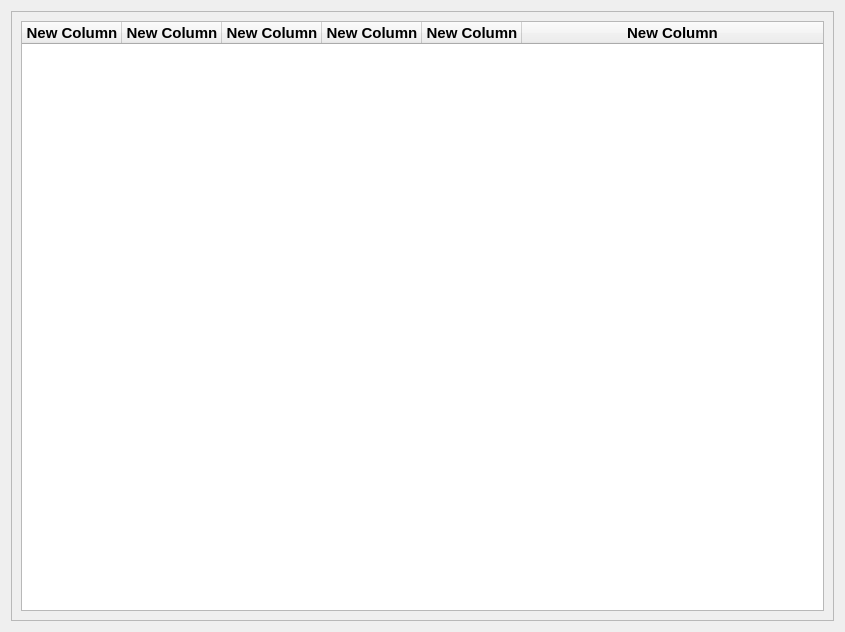
<?xml version="1.0" encoding="UTF-8"?>
<ui version="4.0">
 <class>Form</class>
 <widget class="QWidget" name="Form">
  <property name="geometry">
   <rect>
    <x>0</x>
    <y>0</y>
    <width>845</width>
    <height>632</height>
   </rect>
  </property>
  <property name="windowTitle">
   <string>Search Result</string>
  </property>
  <layout class="QGridLayout" name="gridLayout">
   <item row="0" column="0">
    <widget class="QScrollArea" name="scrollArea">
     <property name="widgetResizable">
      <bool>true</bool>
     </property>
     <widget class="QWidget" name="scrollAreaWidgetContents">
      <property name="geometry">
       <rect>
        <x>0</x>
        <y>0</y>
        <width>831</width>
        <height>618</height>
       </rect>
      </property>
      <layout class="QVBoxLayout" name="verticalLayout">
       <item>
        <widget class="QTreeWidget" name="tree_result">
         <property name="font">
          <font>
           <pointsize>11</pointsize>
          </font>
         </property>
         <property name="editTriggers">
          <set>QAbstractItemView::NoEditTriggers</set>
         </property>
         <column>
          <property name="text">
           <string>New Column</string>
          </property>
          <property name="font">
           <font>
            <pointsize>11</pointsize>
            <weight>75</weight>
            <bold>true</bold>
           </font>
          </property>
          <property name="textAlignment">
           <set>AlignCenter</set>
          </property>
         </column>
         <column>
          <property name="text">
           <string>New Column</string>
          </property>
          <property name="font">
           <font>
            <pointsize>11</pointsize>
            <weight>75</weight>
            <bold>true</bold>
           </font>
          </property>
          <property name="textAlignment">
           <set>AlignCenter</set>
          </property>
         </column>
         <column>
          <property name="text">
           <string>New Column</string>
          </property>
          <property name="font">
           <font>
            <pointsize>11</pointsize>
            <weight>75</weight>
            <bold>true</bold>
           </font>
          </property>
          <property name="textAlignment">
           <set>AlignCenter</set>
          </property>
         </column>
         <column>
          <property name="text">
           <string>New Column</string>
          </property>
          <property name="font">
           <font>
            <pointsize>11</pointsize>
            <weight>75</weight>
            <bold>true</bold>
           </font>
          </property>
          <property name="textAlignment">
           <set>AlignCenter</set>
          </property>
         </column>
         <column>
          <property name="text">
           <string>New Column</string>
          </property>
          <property name="font">
           <font>
            <pointsize>11</pointsize>
            <weight>75</weight>
            <bold>true</bold>
           </font>
          </property>
          <property name="textAlignment">
           <set>AlignCenter</set>
          </property>
         </column>
         <column>
          <property name="text">
           <string>New Column</string>
          </property>
          <property name="font">
           <font>
            <pointsize>11</pointsize>
            <weight>75</weight>
            <bold>true</bold>
           </font>
          </property>
          <property name="textAlignment">
           <set>AlignCenter</set>
          </property>
         </column>
        </widget>
       </item>
      </layout>
     </widget>
    </widget>
   </item>
  </layout>
 </widget>
 <resources/>
 <connections/>
</ui>
